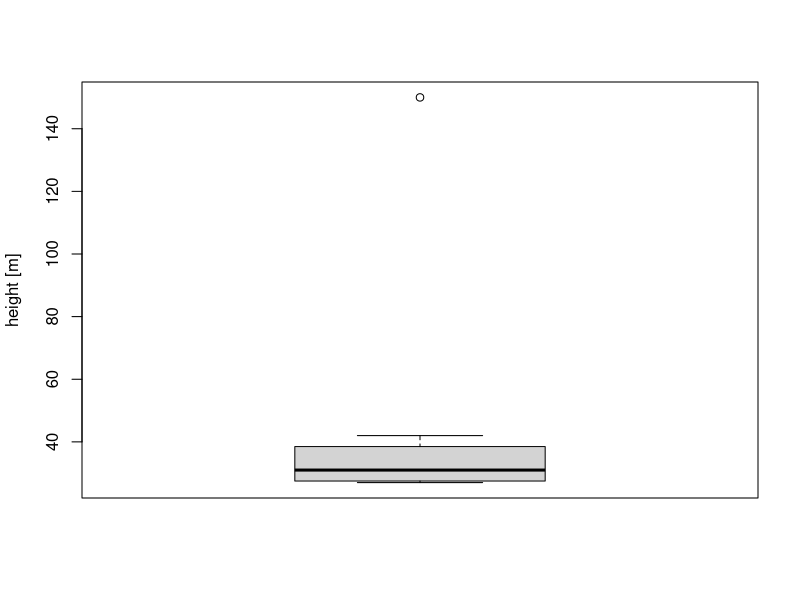
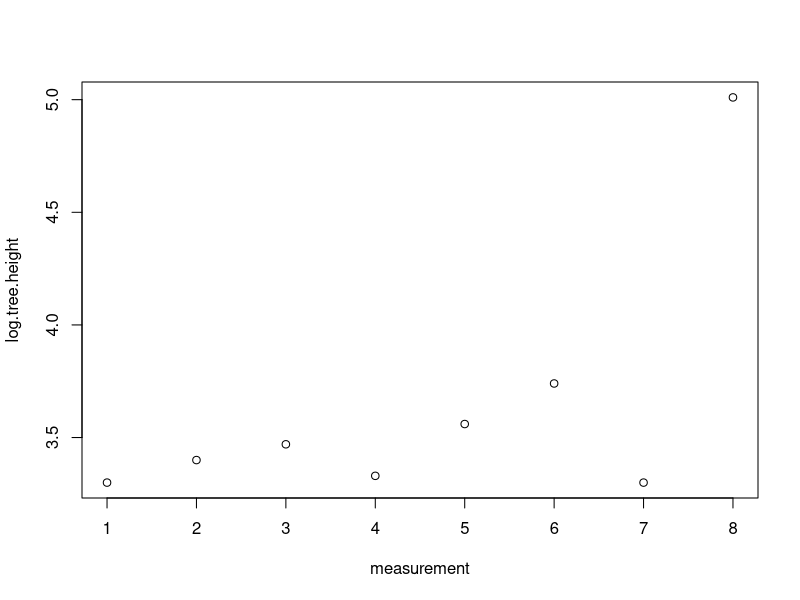
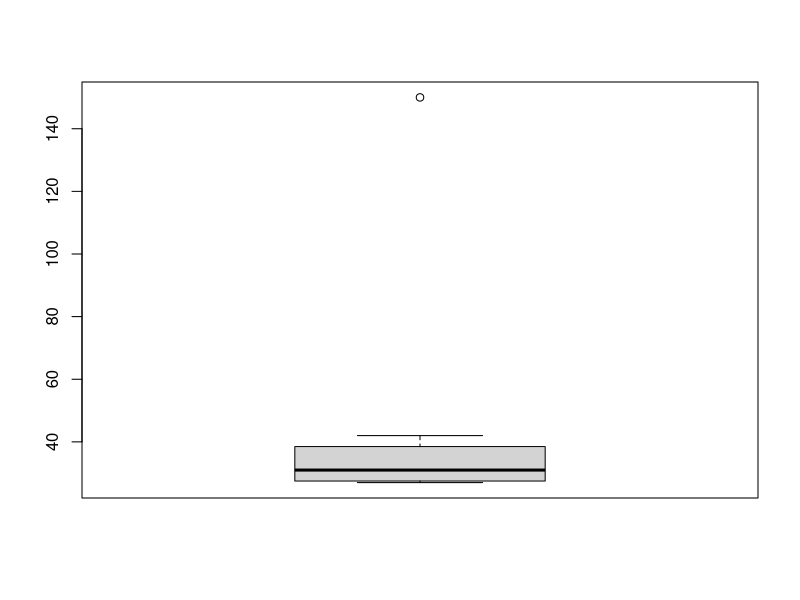
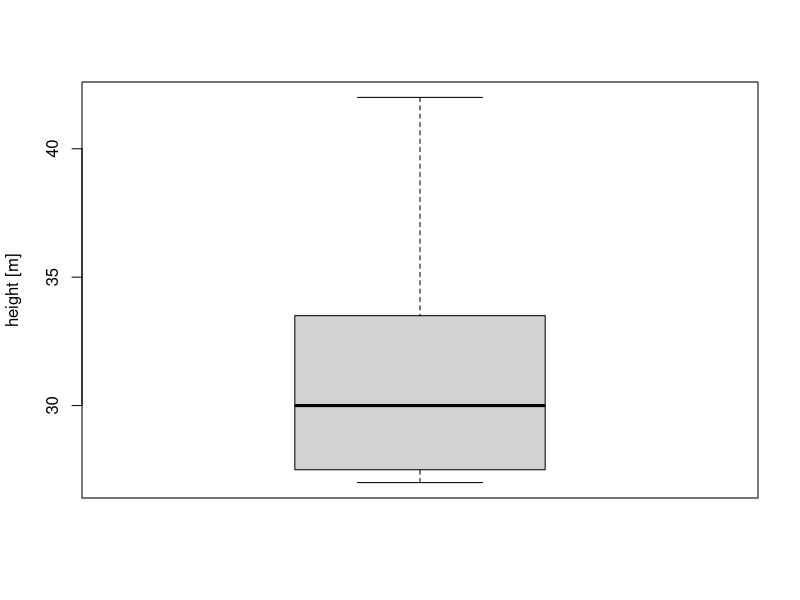
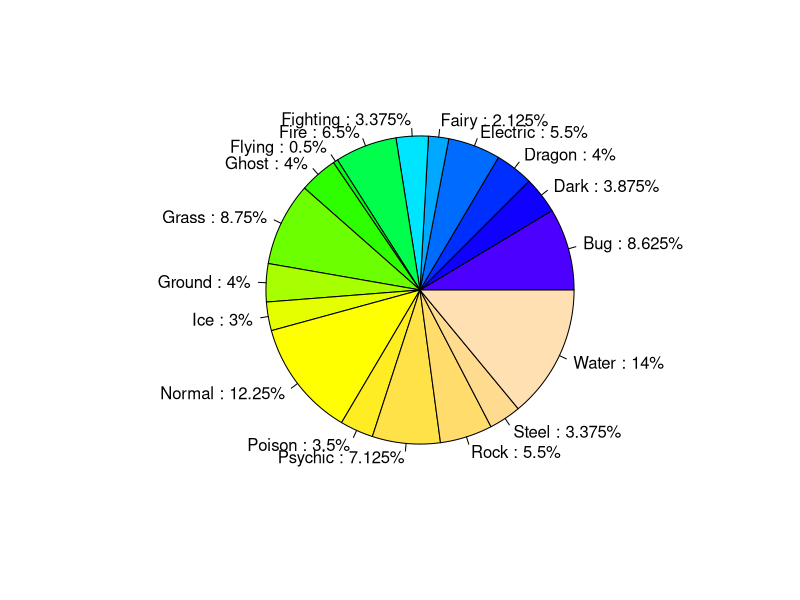
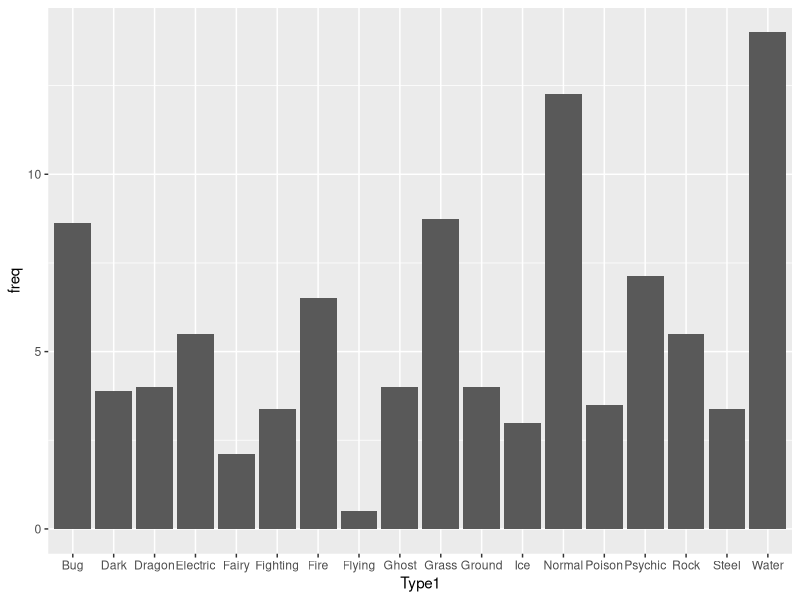
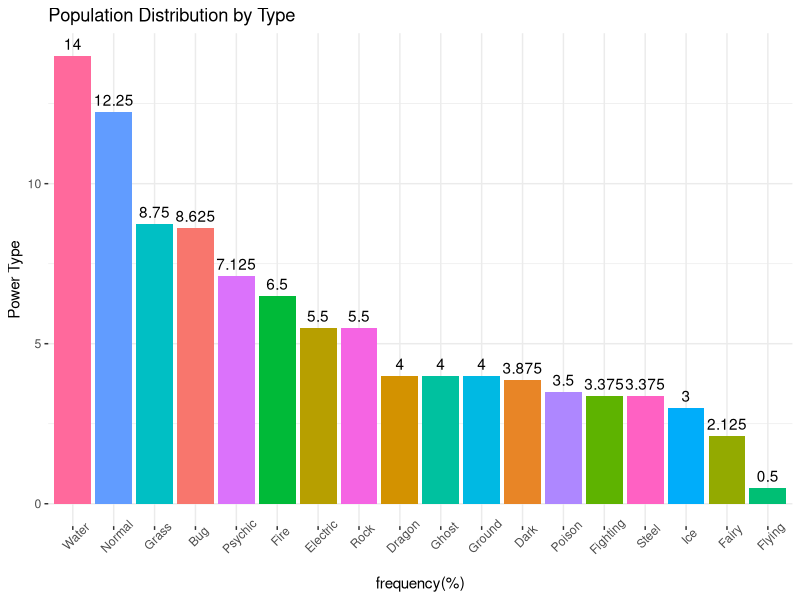

These charts were generated, in order, by the following R code:
#Setup---
# https://librarysearch.stir.ac.uk/discovery/fulldisplay?docid=alma991004705879706861&context=L&vid=44UST_INST:VU1&lang=en&search_scope=ALMA_NO_JOURNALS&adaptor=Local%20Search%20Engine&tab=LibraryCatalog&query=any,contains,r%20ecology&offset=0
# file:///C:/Users/tmaso/OneDrive/Msc%20Environmental%20Management/R/Lakicevic2020_Book_IntroductionToRForTerrestrialE.pdf

library(dplyr)
library(ggplot2)

#Creating vectors----
id<-1:12
species<-paste("Species", 1:12)
size<-c(50,25,30,45,2,70,22,20,10,45,22,56)
altitude<-c(rep("0-500",2), rep("501-1000",3), rep("1001-1500",5), rep("0-500",2))
protection<-c(rep(T, each=5), rep(F, each=7))

# create DF----
df<-data.frame(id, species, size, altitude, protection)
df
View(df)

# subsetting data (and making a separate DF)----
df_subset<-subset(df,size>=50)
View(df_subset)

# multiple criteria subset
subset(df, size>10 &(altitude=="0-500"|altitude=="501-1000")&protection==T)

#removing elements from a dataframe
  #remove a row
df[-12,] # removes 12th row
df[-c(1:7,10),] #removes 1 to 7 and 10

#remove cols based on name
subset(df,select = -c(altitude,protection))

#remove cols and rows at the same time
df[-(2:9),-c(1,3)] #removes rows 2 to 9 and rows 1 and 3df
# to keep only cols 1 and 3, just remove the "-" before "c"

#Adding elements to a data frame----
# This will add the year 2018, 2019 repeated 6x
year<-c(rep(2018:2019,6))

#append to the DF
cbind(df,year) #or
data.frame(df,year)

#Merge DF's----

# COLUMNS
  #create new df to merge 
df.category<-data.frame(id=1:12,category=c("a","b","c"))
df.category
  # merge
merge(df,df.category,by="id")

# ROWS
df.row<-apply(df,2,min) #this row contains the lowest value in each column
df.row
#this creates 1 row, it can be added using rbind
rbind(df,df.row)

# or as a list, create the list
row.list<-list(15,"species 8",28,"501-1000",T)
row.list
#bind it
rbind(df[1:3,],row.list) #this binds it with only entries 1,3 for example

# OPERATIONS----

#cut function
size.group<-cut(df$size,breaks=3,
                labels = c("small","medium","large"))
size.group
cbind(df,size.group)
# in this example R auto-defines small, med and large
  # but we can define our own thresholds
size.group2<-cut(df$size,breaks=c(0,30,100), #2 groups are make <=30 and bwteen 30-100.
                 labels=c("regular","remarkable"))
size.group2
cbind(df,size.group2)

#Manipulating the dataframe----

  #find max population size for protected species
protected<-subset(df,protection==T)
max(protected$size)
protected

  #count species with protected status
length(which(df$protection==T))
    # and in a specific range
length(which(df$protection==T & df$altitude=="0-500"))

  #max pop size in each range
df3<-aggregate(df$size,by=list(altitude),FUN=max)
df3
   #name the columns
names(df3)<-c("altitude","max pop size")
   #reorder the data
df3[order(df3$`max pop size`),]

#calculate avg pop size by protection status
df4<-aggregate(df$size,by=list(protection),FUN=mean)
names(df4)<-c("protection","avg pop size")
df4

#MISSING DATA----
  # for demo, replace pop sizes of 45 with NA
df$size[df$size==45]<-NA
df.na<-df
df.na

# NA data means tha certain sums will not work, for example
sum(df$size)
# NA values need to be replaced
sum(df$size,na.rm=T)
  # na remove sums up all the values excluding NA

# in order to list all rows with NA (missing data)
df[!complete.cases(df),]

#Replacing missing values----
#Creating a vector with complete cases
size.complete<-df$size[complete.cases(df$size)]
size.complete
#Finding a mode value for complete cases
size.complete<-factor(size.complete)
mode<-rev(sort(summary(size.complete)))
mode<-mode[1]
mode
#Filling missing elements with the mode value
df$size[!complete.cases(df$size)]<-22
df$size
df # NA's have been placed with 22

#Finding the median value of complete cases
median<-median(df$size, na.rm=T)
median
#Filling missing elements with the median value
df$size[!complete.cases(df$size)]<-median
df$size
df # NA's have been placed with 22

# "Safe" NA threshold----
  #There is a conventional threshold regarding the number 
  #of missing values in a row or column that should be taken 
  #into account. If we have large datasets, a threshold of 5% 
  #missing values is considered “safe.” 
  #For cases in which there are more than 5% missing values, 
  #it is recommended to discard that column or row from the data

#Checking percentage of missing elements in a column
per.missing<-function(x){sum(is.na(x))/length(x)*100}
apply(df.na, 2, per.missing)
# we have 16% data NA. This a big issue because this is a small dataset

#Checking percentage of missing elements in a row
miss.rows<-apply(df.na, 1, per.missing)
cbind(id, miss.rows)
  # shows that 20% of elements have missing data in THE ROW
   # 1 column out of 5


#OUTLIER DATA----
# transforming outliers----

#Measured height of poplar trees [meters]
tree.height.meters<-c(27,30,32,28,35,42,27,150)
  # here we have outlier data of 150
boxplot(tree.height.meters, ylab = "height [m]")
  # if we think the outlier is invalid we can just remove it, but if it valid
  # we can log-transform the data
#Transforming values using log funtion
log.tree.height<-log(tree.height.meters)
log.tree.height<-round(log.tree.height,2)
log.tree.height
#Plotting transformed values
plot(log.tree.height, xlab="measurement")

# We can ise this ^ to compare the inital and logtransformed data to show the effect
#Creating a matrix (initial and transformed values)
it<-matrix(c(tree.height.meters,log.tree.height), ncol=2, byrow=F)
colnames(it)<-c("initial", "transformed")
it
#Defining multiple functions
multi.fun <- function(x) {c(mean = mean(x),
            median = median(x), sd = sd(x))}
#Apply multiple functions
apply(it,2, multi.fun)

# removing outliers----
initial<-tree.height.meters # first, rename the dataset in question
rm.out<-initial[!initial%in%boxplot(initial)$out]
rm.out
# now the boxplot is reasonable
boxplot(rm.out, ylab="height [m]")
# with SUMMARY i can pull descriptive data
summary(rm.out)

# BASIC ECOLOGICAL ANALYSIS----
getwd()
list.files()
pdata<-read.csv("pdtest.csv")
pdata$Type1<-pdata$Type.1
pdata<-select(pdata,-Type.1)
View(pdata)
dim(pdata)
str(pdata)
unique(pdata$`Type1`)

# create a new DF subset for all Fire Types
fire<-subset(pdata,`Type1`=="Fire")
View(fire)

# back to pdata, make Type 1 a factor
pdata$`Type1`<-factor(pdata$`Type1`)
summary(pdata$`Type1`) # see totals per Type1

#calculate biological spectrum
biospec<-prop.table(summary(pdata$'Type1'))*100
biospec# results are as a %
biospec[rev(order(biospec))] # this orders HI-LOW
# transform the results into a matrix!
biospec<-as.matrix(biospec)
labels<-paste(c(rownames(biospec)),":",
              biospec[,1])
labels<-paste(labels,"%",sep="")
#pie
pie(biospec,labels=labels,col=topo.colors(18))

# DPLYR CAN ALSO WORK OUR PROPORTION WITHOUT SUBSETTING----
pdata %>%
  group_by(Type1)%>%
  summarize(n=n())%>%
  mutate(freq=n/sum(n)*100)
# or BETTER BECAUSE DECIMALS ARE EQUAL!!!----
typechart<-pdata %>% 
  count(Type1) %>% 
  mutate(freq=n/sum(n)*100) %>% 
  arrange(desc(freq))
View(typechart)
# Then chart
ggplot(typechart,aes(Type1,freq))+
  geom_col()
# order and formatting
ggplot(typechart,aes(reorder(Type1,-freq,sum),freq,fill=Type1))+
  geom_col()+
  geom_text(aes(label=freq),vjust=-0.5)+
  labs(x="frequency(%)",
       y = "Power Type",
       title = "Population Distribution by Type")+
  theme(legend.position = "none",
        axis.text.x = element_text(angle=45),
        panel.background = element_blank(),
        panel.grid = element_line(colour="grey92"))

